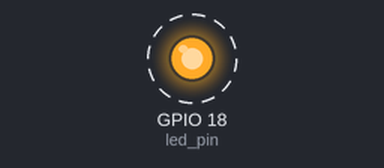
The program below on a simulated Raspberry Pi (BCM pin numbers). On the bench: output pins drawn as LEDs (lit = HIGH). Dashed ring = blinking. At 20.0 s the program stops and its outputs stay as they are.

Above: at 0.5 s.
Timing chart, 0 to 4.6 s (numbered marks = the images above):
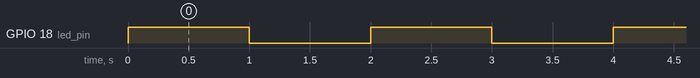

Measured:
- by itself, GPIO 18 (led_pin): alternates HIGH for 1.0 s and LOW for 1.0 s, 20 changes in all, then stays LOW

The program:

LED_Blink.py
```python
import RPi.GPIO as GPIO
import time

# 사용할 GPIO핀의 번호를 선정(BCM 모드)
led_pin = 18 # GPIO18

# GPIO핀의 번호 모드 설정
GPIO.setmode(GPIO.BCM)

# LED 핀의 IN/OUT 설정
GPIO.setup(led_pin, GPIO.OUT)

#10번 반복문
for i in range(10):
    GPIO.output(led_pin,1) #LED ON
    time.sleep(1)          # 1초동안 대기상태
    GPIO.output(led_pin,0) #LED OFF
    time.sleep(1)          # 1초동안 대기상태

GPIO.cleanup() # GPIO 설정 초기화
```
